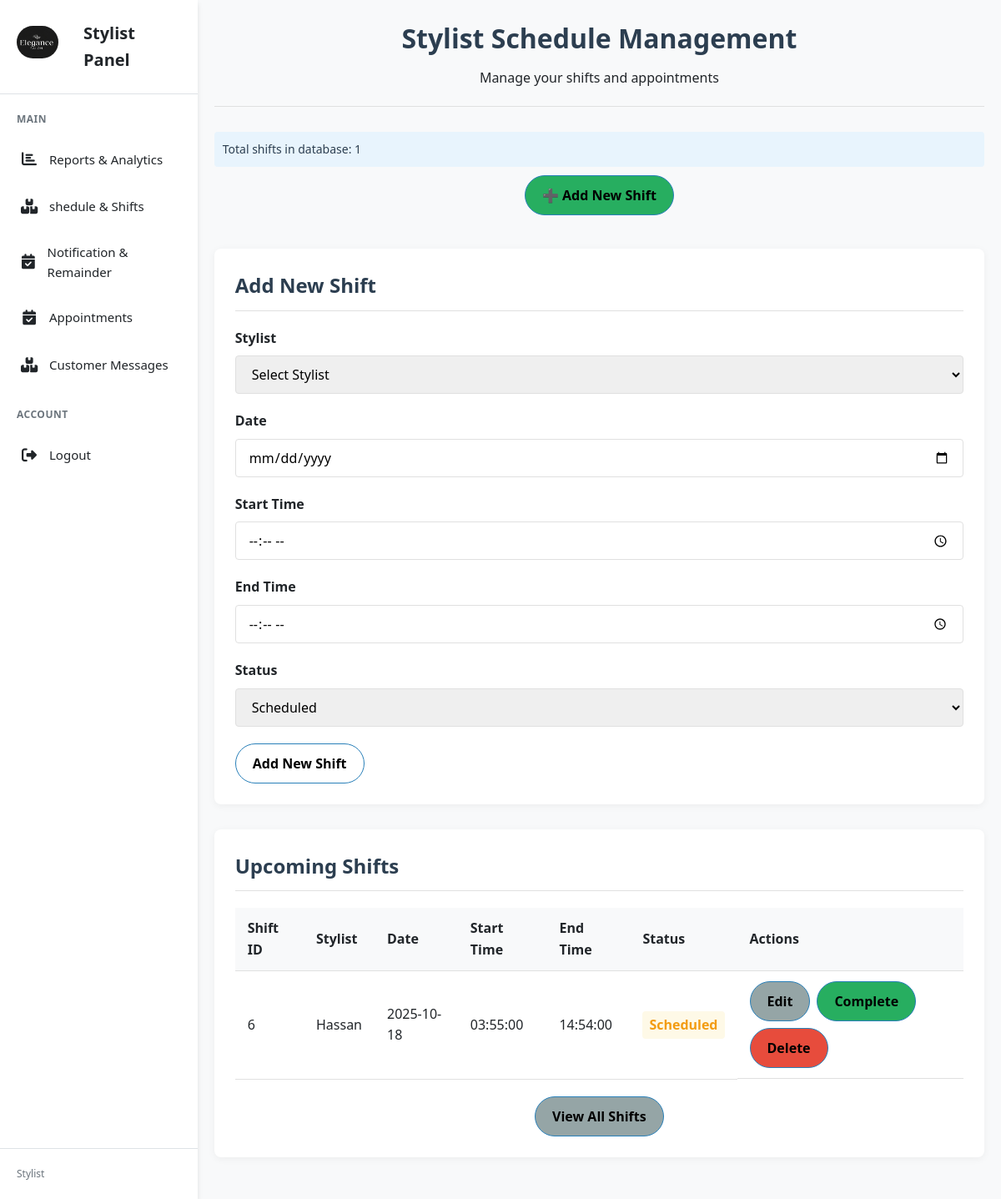
Screenshot of /stylist/shedule.php with the database file from the repository.
### tables this page shows
CREATE TABLE `shifts` (
  `id` int(11) NOT NULL,
  `stylist_id` int(11) DEFAULT NULL,
  `date` date NOT NULL,
  `start_time` time NOT NULL,
  `end_time` time NOT NULL,
  `status` enum('Scheduled','Completed') DEFAULT 'Scheduled',
  `created_at` timestamp NOT NULL DEFAULT current_timestamp()
);

CREATE TABLE `stylists` (
  `id` int(11) NOT NULL,
  `full_name` varchar(100) NOT NULL,
  `email` varchar(100) NOT NULL,
  `phone` varchar(20) NOT NULL,
  `password` varchar(255) NOT NULL,
  `specialty` varchar(50) DEFAULT NULL,
  `experience` int(11) DEFAULT 0
);

### stylist/shedule.php (the view, shortened to what this page needs)
<?php
$servername = "localhost";
$username = "root";
$password = "";
$dbname = "elegence";
$conn = new mysqli($servername, $username, $password, $dbname);
$edit_mode = false;
$edit_shift_data = null;
$sql = "SELECT s.*, st.full_name as stylist_name
        FROM shifts s
        LEFT JOIN stylists st ON s.stylist_id = st.id
        WHERE s.date >= CURDATE()
        ORDER BY s.date, s.start_time
        LIMIT 7";
$result = $conn->query($sql);
$sql_all = "SELECT s.*, st.full_name as stylist_name
            FROM shifts s
            LEFT JOIN stylists st ON s.stylist_id = st.id
            ORDER BY s.date, s.start_time";
$result_all = $conn->query($sql_all);
$show_all = isset($_GET['view']) && $_GET['view'] == 'all';
$debug_sql = "SELECT COUNT(*) as total FROM shifts";
$debug_result = $conn->query($debug_sql);
$debug_row = $debug_result->fetch_assoc();
?>
<!DOCTYPE html>
<html lang="en">
<head>
</head>
<body>
    <?php include "side.php"; ?>
    <div class="container">
        <header>
            <h1>Stylist Schedule Management</h1>
            <p>Manage your shifts and appointments</p>
        </header>
        <div class="debug-info">
            Total shifts in database: <?php echo $debug_row['total']; ?>
        </div>
        <?php if (!$edit_mode): ?>
        <div style="text-align: center; margin-bottom: 20px;">
            <a href="#add-shift-section">
                <button class="add-new-btn">➕ Add New Shift</button>
            </a>
        </div>
        <?php endif; ?>
        <div class="section" id="add-shift-section">
            <h2><?php echo $edit_mode ? 'Edit Shift' : 'Add New Shift'; ?></h2>
            <form method="POST" id="shift-form">
                <div class="form-group">
                    <label for="stylist_id">Stylist</label>
                    <select id="stylist_id" name="stylist_id" required>
                        <option value="">Select Stylist</option>
                    </select>
                </div>
                <div class="form-group">
                    <label for="date">Date</label>
                    <input type="date" id="date" name="date"
                           value="<?php echo $edit_mode ? $edit_shift_data['date'] : ''; ?>" required>
                </div>
                <div class="form-group">
                    <label for="start_time">Start Time</label>
                    <input type="time" id="start_time" name="start_time"
                           value="<?php echo $edit_mode ? $edit_shift_data['start_time'] : ''; ?>" required>
                </div>
                <div class="form-group">
                    <label for="end_time">End Time</label>
                    <input type="time" id="end_time" name="end_time"
                           value="<?php echo $edit_mode ? $edit_shift_data['end_time'] : ''; ?>" required>
                </div>
                <div class="form-group">
                    <label for="status">Status</label>
                    <select id="status" name="status" required>
                        <option value="Scheduled" <?php if ($edit_mode && $edit_shift_data['status'] == 'Scheduled') echo 'selected'; ?>>Scheduled</option>
                    </select>
                </div>
                <div class="form-actions">
                    <button type="submit" name="<?php echo $edit_mode ? 'edit_shift' : 'add_shift'; ?>">
                        <?php echo $edit_mode ? 'Update Shift' : 'Add New Shift'; ?>
                    </button>
                </div>
            </form>
        </div>
        <div class="section">
            <h2><?php echo $show_all ? 'All Shifts' : 'Upcoming Shifts'; ?></h2>
            <table>
                <thead>
                    <tr>
                        <th>Shift ID</th>
                        <th>Stylist</th>
                        <th>Date</th>
                        <th>Start Time</th>
                        <th>End Time</th>
                        <th>Status</th>
                        <th>Actions</th>
                    </tr>
                </thead>
                <tbody>
                    <?php
                    $shifts_result = $show_all ? $result_all : $result;
                    if ($shifts_result->num_rows > 0) {
                        while($row = $shifts_result->fetch_assoc()) {
                            $status_class = strtolower($row["status"]) == "scheduled" ? "status-scheduled" : "status-completed";
                            echo "<tr>";
                            echo "<td>" . $row["id"] . "</td>";
                            echo "<td>" . ($row["stylist_name"] ?? 'N/A') . "</td>";
                            echo "<td>" . $row["date"] . "</td>";
                            echo "<td>" . $row["start_time"] . "</td>";
                            echo "<td>" . $row["end_time"] . "</td>";
                            echo "<td><span class='" . $status_class . "'>" . $row["status"] . "</span></td>";
                            echo "<td class='actions'>";
                            echo "<a href='?edit=" . $row["id"] . "'><button class='btn-secondary'>Edit</button></a>";
                            if ($row["status"] == "Scheduled") {
                                echo "<form method='POST' style='display:inline;'>";
                                echo "<button type='submit' name='mark_completed' class='btn-success'>Complete</button>";
                                echo "</form>";
                            } else {
                                echo "<form method='POST' style='display:inline;'>";
                                echo "<input type='hidden' name='shift_id' value='" . $row["id"] . "'>";
                                echo "<button type='submit' name='mark_scheduled' class='btn-warning'>Reschedule</button>";
                                echo "</form>";
                            }
                            echo "<form method='POST' style='display:inline;' onsubmit='return confirm(\"Are you sure you want to delete this shift?\");'>";
                            echo "<button type='submit' name='delete_shift' class='btn-danger'>Delete</button>";
                            echo "</form>";
                            echo "</td>";
                            echo "</tr>";
                        }
                    } else {
                        echo "<tr><td colspan='7'>No shifts found</td></tr>";
                    }
                    ?>
                </tbody>
            </table>
            <?php if (!$show_all): ?>
                <div class="view-all">
                    <a href="?view=all"><button class="btn-secondary">View All Shifts</button></a>
                </div>
            <?php else: ?>
                <div class="view-all">
                    <a href="?view=upcoming"><button class="btn-secondary">Show Only Upcoming Shifts</button></a>
                </div>
            <?php endif; ?>
        </div>
    </div>
</body>
</html>

### stylist/css/side.css (style rules this page uses)
* { margin: 0; padding: 0; box-sizing: border-box; font-family: 'Segoe UI', Tahoma, Geneva, Verdana, sans-serif; }
:root { --primary: #ffffff; --secondary: #f8f9fa; --accent: #e9ecef; --text: #212529; --text-light: #6c757d; --border: #dee2e6; --hover: #f1f3f5; --active: #007bff; --shadow: 0 4px 6px rgba(0, 0, 0, 0.1); }
body { background-color: var(--secondary); color: var(--text); display: flex; min-height: 100vh; }

### stylist/shedule.php (style rules this page uses)
:root { --primary: #3498db; --light-bg: #f8f9fa; --dark-text: #2c3e50; --gray-border: #e0e0e0; --white: #ffffff; --success: #27ae60; --warning: #f39c12; }
* { margin: 0; padding: 0; box-sizing: border-box; font-family: 'Segoe UI', Tahoma, Geneva, Verdana, sans-serif; }
body { background-color: var(--light-bg); color: var(--dark-text); line-height: 1.6; }
.container { max-width: 1200px; margin: 0 auto; padding: 20px; }
header { text-align: center; margin-bottom: 30px; padding-bottom: 20px; border-bottom: 1px solid var(--gray-border); }
h1 { color: var(--dark-text); margin-bottom: 10px; }
.section { background-color: var(--white); border-radius: 8px; box-shadow: 0 2px 10px rgba(0, 0, 0, 0.05); padding: 25px; margin-bottom: 30px; }
h2 { color: var(--dark-text); margin-bottom: 20px; padding-bottom: 10px; border-bottom: 1px solid var(--gray-border); }
.form-group { margin-bottom: 20px; }
label { display: block; margin-bottom: 8px; font-weight: 600; }
input, select { width: 100%; padding: 10px 15px; border: 1px solid var(--gray-border); border-radius: 4px; font-size: 16px; }
button { background-color: var(--primary); color: black; border: none; padding: 12px 20px; border-radius: 25px; border: 1px solid #2980b9 ; cursor: pointer; font-size: 16px; font-weight: 600; transition: background-color 0.3s; }
.btn-secondary { background-color: #95a5a6; }
.btn-danger { background-color: #e74c3c; }
.btn-success { background-color: var(--success); }
table { width: 100%; border-collapse: collapse; margin-top: 20px; }
th, td { padding: 12px 15px; text-align: left; border-bottom: 1px solid var(--gray-border); }
th { background-color: var(--light-bg); font-weight: 600; }
.status-scheduled { color: var(--warning); font-weight: 600; background-color: #fef9e7; padding: 4px 8px; border-radius: 4px; display: inline-block; }
.actions { display: flex; gap: 8px; flex-wrap: wrap; }
.view-all { text-align: center; margin-top: 20px; }
.form-actions { display: flex; gap: 10px; margin-top: 20px; }
.add-new-btn { background-color: var(--success); margin-bottom: 20px; }
.debug-info { background-color: #e8f4fd; padding: 10px; border-radius: 4px; margin-bottom: 10px; font-size: 14px; color: #2c3e50; }

### rows the page displays
shifts: id "6", stylist.full_name "Hassan", date "2025-10-18", start_time "03:55:00", end_time "14:54:00", status "Scheduled"

### other values shown
$debug_row['total'] "1"
